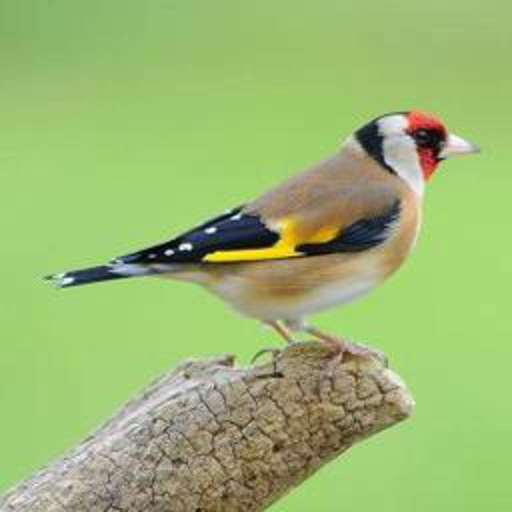
#> input picture hw1/bird.jpg, 1024 x 1024 px (shown at 1/2 size)
$ python problem-1-library.py
#> lines starting #> are read from the running program, lines starting #| are printed output that depends on the picture
import numpy as np
import time
import cv2

def kmeans_rgb(img, k):
    print('K =', k, '...')
    start_time = time.time()

    # Reshape the data to 1-D
    data = img.reshape((-1, 3))
    data = np.float32(data)

    # Define criteria
    criteria = (cv2.TERM_CRITERIA_EPS + cv2.TERM_CRITERIA_MAX_ITER, 10, 1.0)

    # Apply K-means
    ret, label, center = cv2.kmeans(data, k, None, criteria, 10, cv2.KMEANS_RANDOM_CENTERS)

    # Reshape original image and write image
    center = np.uint8(center)
    result = center[label.flatten()].reshape((img.shape))
    cv2.imwrite('1_1-k' + str(k) + '.jpg', result)

    # Print execution time
    print('<<< %.1s seconds >>>\n' % (time.time() - start_time))


def kmeans_rgbloc(img, k):
    print('K =', k, '...')
    start_time = time.time()

    # Reshape the data to 1-D
    data = img.reshape((-1, 3))
    location = np.mgrid[0:1024, 0:1024]
    lx, ly = location[0].reshape(-1, 1), location[1].reshape(-1, 1)
    data = np.concatenate((data, lx, ly), axis=1)
    data = np.float32(data)

    # Define criteria and apply k-menas
    criteria = (cv2.TERM_CRITERIA_EPS + cv2.TERM_CRITERIA_MAX_ITER, 10, 1.0)
    ret, label, center = cv2.kmeans(data, k, None, criteria, 10, cv2.KMEANS_RANDOM_CENTERS)

    # Reshape original image and write image
    center = np.uint8(center)
    center = center[:, :3] # remove attributes other than rgb
    result = center[label.flatten()].reshape((img.shape))
    cv2.imwrite('1_2-k' + str(k) + '.jpg', result)

    # Print execution time
    print('<<< %.1s seconds >>>\n' % (time.time() - start_time))

def problem_1_1():
    print('----- Problem 1-1 -----')
    img = cv2.imread('bird.jpg')
    kmeans_rgb(img, 2)
    kmeans_rgb(img, 4)
    kmeans_rgb(img, 8)
    kmeans_rgb(img, 16)
    kmeans_rgb(img, 32)


def problem_1_2():
    print('----- Problem 1-2 -----')
    img = cv2.imread('bird.jpg')
#> img is the input picture: shape (1024, 1024, 3); mean B, G, R 113.7, 183.4, 155.4
    kmeans_rgbloc(img, 2)
#> in kmeans_rgbloc, `ret, label, center = cv2.kmeans(data, k, None, criteria, 10, cv2.KMEAN..`: ret = 1.18e+11; center = [[110.4, 180.2, 156.5, 510.8, 766], [117.1, 186.5, 154.5, 512.2, 254.1]]
#> in kmeans_rgbloc, `center = np.uint8(center)`: center = [[110, 180, 156, 254, 254], [117, 186, 154, 0, 254]]
#> in kmeans_rgbloc, `center = center[:, :3]`: center = [[110, 180, 156], [117, 186, 154]]
#> in kmeans_rgbloc, `result = center[label.flatten()].reshape((img.shape))`:
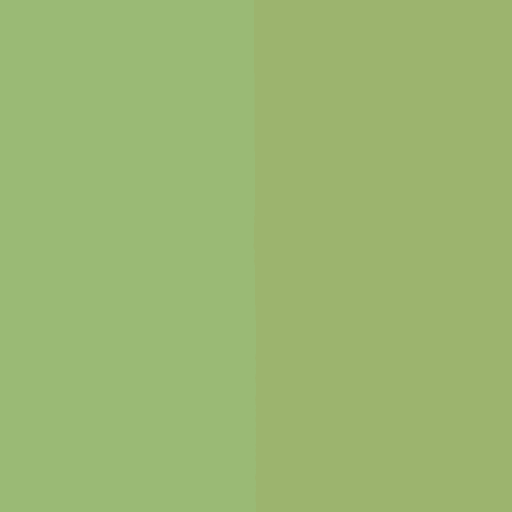
#> result: shape (1024, 1024, 3) (shown at 1/2 size); mean B, G, R 113.5, 183, 155
    kmeans_rgbloc(img, 4)
    kmeans_rgbloc(img, 8)
#> call 3 of kmeans_rgbloc, with k = 8
#> in kmeans_rgbloc (call 3), `ret, label, center = cv2.kmeans(data, k, None, criteria, 10, cv2.KMEAN..`: ret = 2.71e+10; center = [[137.2, 185.7, 164.9, 869.6, 173.6], [111.1, 201.3, 158.2, 208.1, 448.5], [98.87, 143.6, 145.1, 511.1, 630.8], [103.1, 145, 144.9, 854.5, 533], [112, 194.2, 152, 174.3, 143.8], [115.9, 187.3, 160.1, 207.5, 840.1], [115.3, 198.4, 154.2, 547.8, 197.8], [118.3, 207.4, 162.6, 773.1, 882.2]]
#> in kmeans_rgbloc (call 3), `center = np.uint8(center)`: center = [[137, 185, 164, 101, 173], [111, 201, 158, 208, 192], [98, 143, 145, 255, 118], [103, 144, 144, 86, 21], [112, 194, 151, 174, 143], [115, 187, 160, 207, 72], [115, 198, 154, 35, 197], [118, 207, 162, 5, 114]]
#> in kmeans_rgbloc (call 3), `center = center[:, :3]`: center = [[137, 185, 164], [111, 201, 158], [98, 143, 145], [103, 144, 144], [112, 194, 151], [115, 187, 160], [115, 198, 154], [118, 207, 162]]
#> in kmeans_rgbloc (call 3), `result = center[label.flatten()].reshape((img.shape))`:
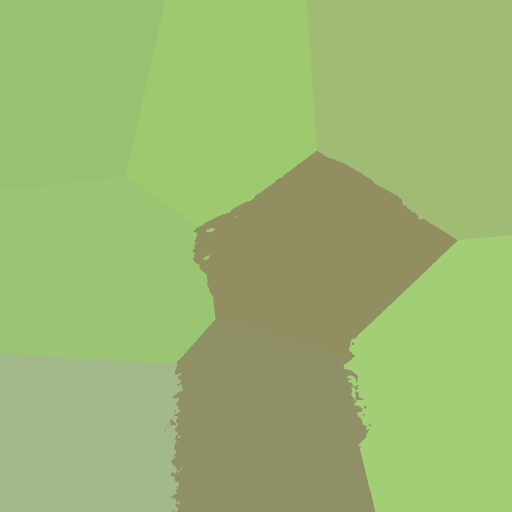
#> result: shape (1024, 1024, 3) (shown at 1/2 size); mean B, G, R 113.4, 182.9, 155
    kmeans_rgbloc(img, 16)
#> (the run stopped early here; a loop or call above may not have finished)
